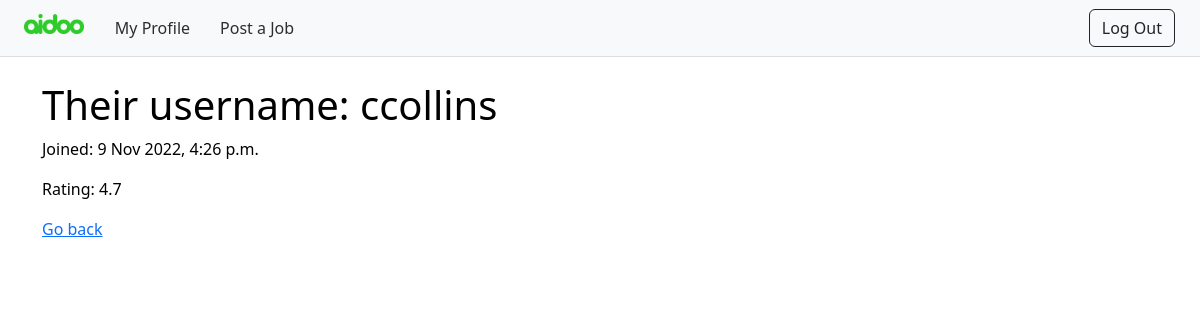
Page /profile/4 (signed in) on the committed database.
### userprofile/models.py (models this page shows)
class User(AbstractUser):
    balance = models.IntegerField(default=0)
    date_of_birth = models.DateField()
    rating = models.FloatField(default=0)
    REQUIRED_FIELDS = ["first_name", "last_name", "email", "date_of_birth"]

### userprofile/views.py (the view)
# urls.py: path("<int:user_id>", views.userdetails, name="userdetails"), # Details of a user
def userdetails(request, user_id):
    try:
        user_extended = User.objects.get(pk=user_id)
    except User.DoesNotExist:
        raise Http404("User does not exist.")
    context = {
        "user": user_extended,
    }
    return render(request, "userprofile/public.html", context)

### templates/userprofile/public.html (shortened to what this page needs)
{% extends 'base.html' %}
{% block content %}
<nav class="navbar navbar-expand-lg navbar-light bg-light sticky-top">
  <a class="navbar-brand" href="{% url 'home' %}"><img class="img-fluid" width="60" height="70" src="../../static/assets/logo_full.png"/></a>
  <div class="collapse navbar-collapse" id="navbarNav">
    <ul class="navbar-nav">
      <li class="nav-item">
        <a class="nav-link" href="{% url 'me' %}">My Profile</a>
      </li>
      <li class="nav-item">
        <a class="nav-link" href="{% url 'post' %}">Post a Job</a>
      </li>
    </ul>
    <ul class="navbar-nav ms-auto">
      <li class="nav-item">
        <a class="btn btn-outline-dark" href="{% url 'logout' %}">Log Out</a>
      </li>
    </ul>
  </div>
</nav>
<div class="container my-4">
  <h1>Their username: {{ user.username }}</h1>
  <p>Joined: {{ user.date_joined }}</p>
  <p>Rating: {{ user.rating }}</p>
  <p><a href="{{ request.META.HTTP_REFERER }}">Go back</a></p>
</div>
{% endblock %}

### static/css/styles.css (style rules this page uses)
body { background-color: #ffffff; color: #000; }
.navbar { padding-left: 1.5%; padding-right: 1.5%; margin-bottom: 1.5%; border-bottom: 1px solid rgb(222, 222, 222); }
.navbar-nav > li { padding-left:7px; padding-right:7px; }
.nav-link { color: rgb(46, 45, 45); }
.navbar-brand { margin-left: 0.5%; }
.navbar-brand img { width: 60px; height: 20px; vertical-align: text-top; }

### rows in the picture
User: username "ccollins", date_joined "9 Nov 2022, 4:26 p.m.", rating "4.7"
